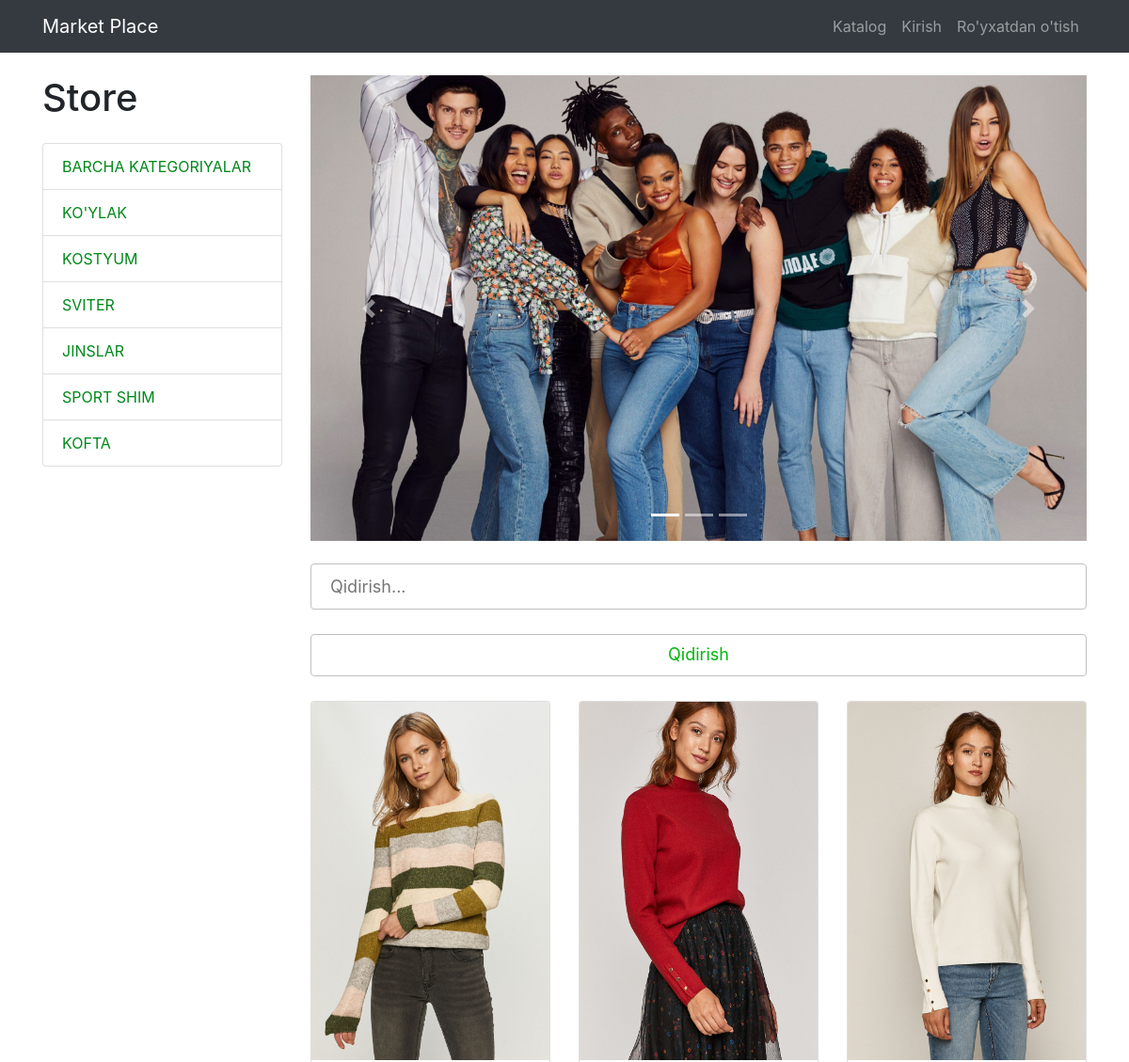
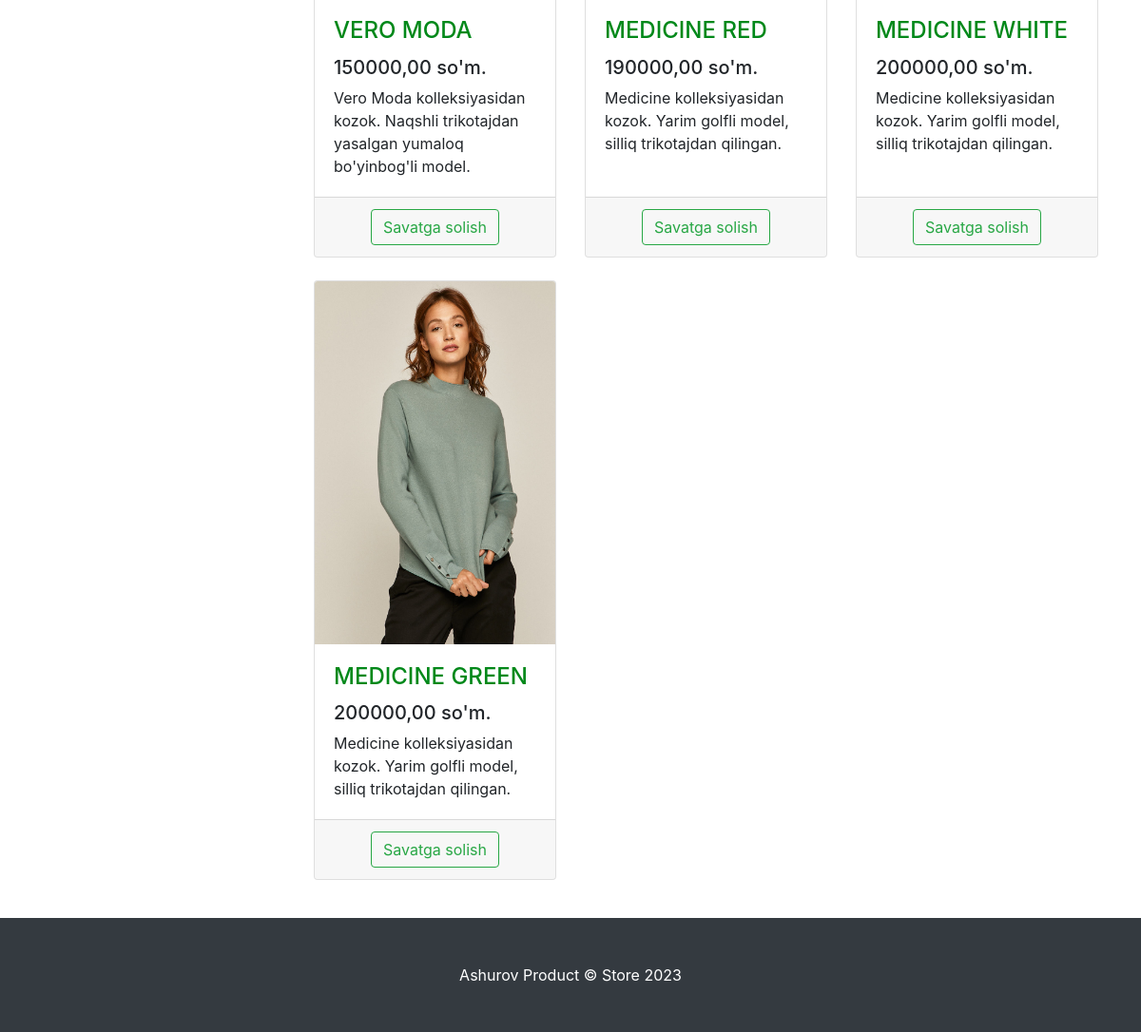
The app's page /products/3 with its own data (2 pictures, top to bottom).
### products/models.py (models this page shows, shortened)
class ProductCategory(models.Model):
    name = models.CharField(max_length=100, unique=True, verbose_name="Kategoriya")
    description = models.TextField(blank=True, verbose_name="Kategoriya tavsifi")
    class Meta:
        verbose_name = "Kategoriya"
        verbose_name_plural = "Kategoriyalar"

class Product(models.Model):
    name = models.CharField(max_length=256, verbose_name="Mahsulot nomi")
    image = models.ImageField(upload_to="products_images", blank=True, verbose_name="Rasm")
    description = models.TextField(blank=True, verbose_name="Mahsulot tavsifi")
    short_description = models.CharField(max_length=100, blank=True, verbose_name="Qisqa tavsifi")
    price = models.DecimalField(max_digits=10, decimal_places=2, default=0, verbose_name="Narxi")
    quantity = models.PositiveIntegerField(default=0, verbose_name="Miqdori")
    category = models.ForeignKey(ProductCategory, on_delete=models.CASCADE, verbose_name="Kategoriya")
    class Meta:
        verbose_name = "Mahsulot"
        verbose_name_plural = "Mahsulotlar"

### products/views.py (the view)
# urls.py: path('products/', views.products, name='products'),
def products(request, category_id=None):
    search_query = request.GET.get("search", "")
    context = {
        'title': "Market Place - Catalog",
        'categories': ProductCategory.objects.all(),
    }
    if category_id:
        products = Product.objects.filter(category_id=category_id)
    else:
        if search_query:
            products = Product.objects.filter(
                Q(name__icontains=search_query) | Q(short_description__icontains=search_query))
        else:
            products = Product.objects.all()
    paginator = Paginator(products, 6)  # saifada 3 dona tavarni ko'rsatadi
    page_number = request.GET.get('page')
    page_obj = paginator.get_page(page_number)
    context.update({"products": page_obj})
    return render(request, 'products/products.html', context=context)

### products/templates/products/products.html (shortened to what this page needs)
{% extends 'products/base.html' %}
{% load static %}
{% block css %}
<link href="{% static 'css/products.css' %}" rel="stylesheet">{% endblock %}
{% block content %}
<div class="container">
    <div class="row">
        <div class="col-lg-3">
            <h1 class="my-4">Store</h1>
            <div class="list-group">
                <a href="{% url 'products' %}" class="list-group-item">Barcha kategoriyalar</a>
                {% for category in categories %}
                <a href="{% url 'category' category.id %}" class="list-group-item">{{ category.name }}</a>
                {% endfor %}
            </div>
        </div>
        <div class="col-lg-9">
            <div id="carouselExampleIndicators" class="carousel slide my-4" data-ride="carousel">
                <ol class="carousel-indicators">
                    <li data-target="#carouselExampleIndicators" data-slide-to="0" class="active"></li>
                    <li data-target="#carouselExampleIndicators" data-slide-to="1"></li>
                    <li data-target="#carouselExampleIndicators" data-slide-to="2"></li>
                </ol>
                <div class="carousel-inner" role="listbox">
                    <div class="carousel-item active">
                        <img class="d-block img-fluid" src="{% static 'vendor/img/slides/slide-1.jpg' %}"
                             alt="First slide">
                    </div>
                </div>
                <a class="carousel-control-prev" href="#carouselExampleIndicators" role="button" data-slide="prev">
                    <span class="carousel-control-prev-icon" aria-hidden="true"></span>
                </a>
                <a class="carousel-control-next" href="#carouselExampleIndicators" role="button" data-slide="next">
                    <span class="carousel-control-next-icon" aria-hidden="true"></span>
                </a>
            </div>
            <div>
                <form action="{% url 'products' %}" method="GET">
                    <input type="search" class="search" name="search" placeholder="Qidirish...">
                    <button type="submit" class="page-link search">Qidirish</button>
                </form>
            </div>
            <div class="row">
                {% for product in products %}
                <div class="col-lg-4 col-md-6 mb-4">
                    <div class="card h-100">
                        <a href="#">
                            <img class="card-img-top"
                                 src="/media/{{ product.image }}"
                                 alt="">
                        </a>
                        <div class="card-body">
                            <h4 class="card-title">
                                <a href="#">{{ product.name }}</a>
                            </h4>
                            <h5>{{ product.price }} so'm.</h5>
                            <p class="card-text">{{ product.short_description }}</p>
                        </div>
                        <div class="card-footer text-center">
                            <a href="{% url 'basket_add' product.id %}">
                                <button type="button" class="btn btn-outline-success">Savatga solish</button>
                            </a>
                        </div>
                    </div>
                </div>
                {% endfor %}
            </div>
        </div>
    </div>
</div>
<footer class="py-5 bg-dark">
    <div class="container">
        <p class="m-0 text-center text-white">Ashurov Product &copy; Store 2023</p>
    </div>
</footer>
{% endblock %}

### products/static/css/products.css (style rules this page uses)
body { padding-top: 56px; }
a { color: #008819; }
.page-link { color: #01b50d; }
.list-group-item { text-transform: uppercase; }
.search { width: 100%; margin: 0 0 26px; border: 1px solid #c0c0c0; border-radius: 0.25rem; padding: 10px 20px; box-sizing: border-box; font-size: 18px }

### records on screen
ProductCategory: name "KO'YLAK"
ProductCategory: name "KOSTYUM"
ProductCategory: name "SVITER"
ProductCategory: name "JINSLAR"
ProductCategory: name "SPORT SHIM"
ProductCategory: name "KOFTA"
Product: image (picture), name "VERO MODA", price "150000,00", short_description "Vero Moda kolleksiyasidan kozok. Naqshli trikotajdan yasalgan yumaloq bo'yinbog'li model."
Product: image (picture), name "MEDICINE RED", price "190000,00", short_description "Medicine kolleksiyasidan kozok. Yarim golfli model, silliq trikotajdan qilingan."
Product: image (picture), name "MEDICINE WHITE", price "200000,00", short_description "Medicine kolleksiyasidan kozok. Yarim golfli model, silliq trikotajdan qilingan."
Product: image (picture), name "MEDICINE GREEN", price "200000,00", short_description "Medicine kolleksiyasidan kozok. Yarim golfli model, silliq trikotajdan qilingan."
